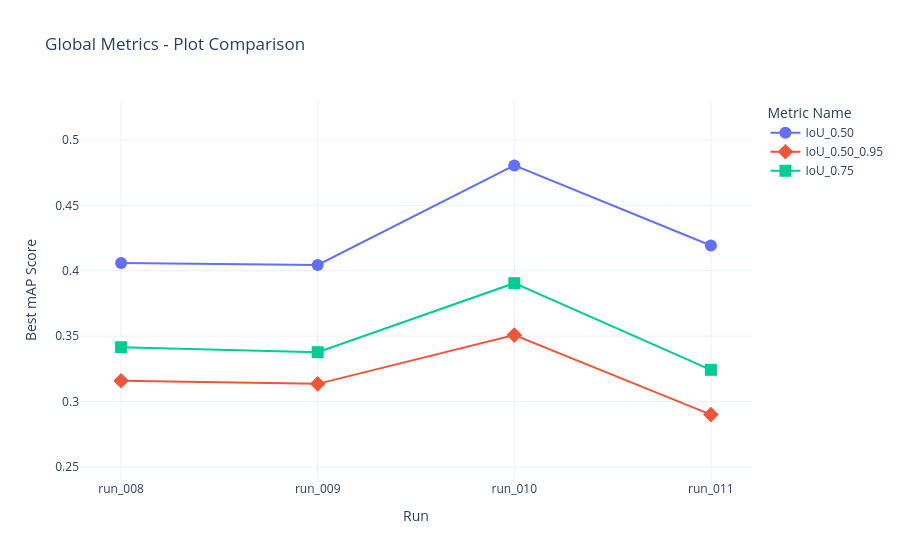
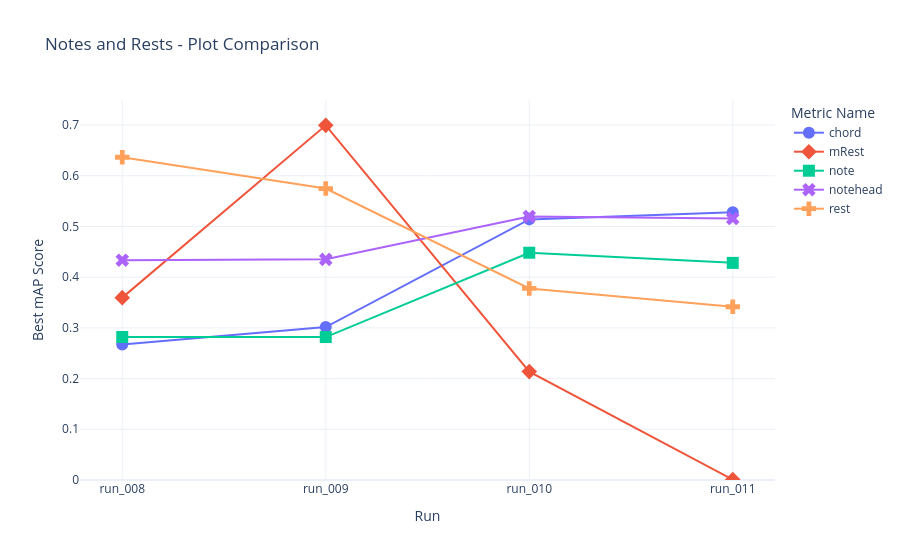
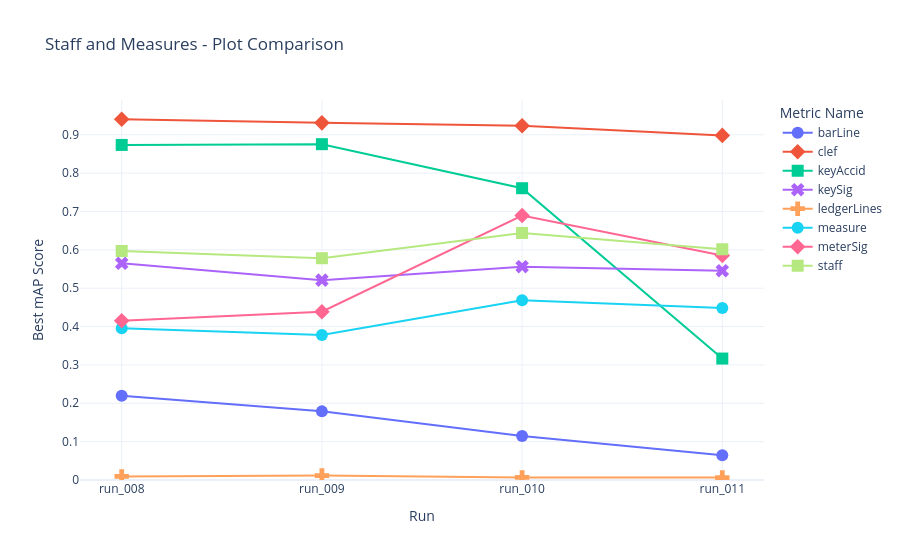
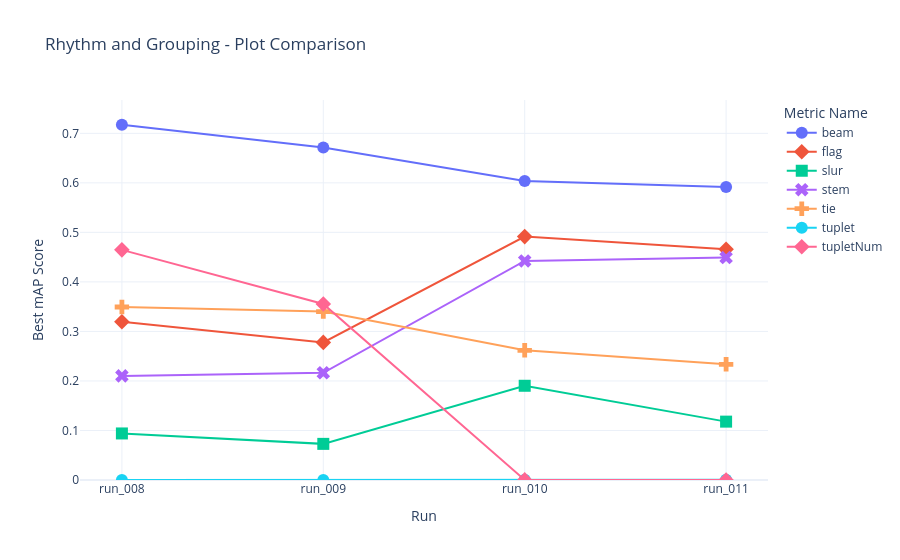

Source (notebook cell) for these figures, in order:
### Markdown cell above
## Evaluation Metrics Summary Table by Hierarchy
Here we extract all custom evaluation metrics (e.g., `mAP` metrics written by `eval.py`) and summarize the best achieved values per run, highlighting the most performant model, grouped by the object hierarchy.

### Code cell
# Extract Custom evaluation metrics
eval_tags = [t for t in df['tag'].unique() if 'mAP' in t or 'eval' in t]
eval_tags = [t for t in eval_tags if t not in ['eval/loss']]

if not eval_tags:
    print("No evaluation metrics (mAP) found in the logs.")
else:
    # Compute best metrics per run
    best_metrics = []
    for tag in eval_tags:
        for run in run_names:
            run_data = df[(df['tag'] == tag) & (df['run'] == run)]
            if not run_data.empty:
                max_val = run_data['value'].max()
                best_metrics.append({'Metric': tag, 'Run': run, 'Best Value': max_val})
                
    best_df = pd.DataFrame(best_metrics)

    # Load hierarchy
    import json
    import plotly.express as px

    hierarchy_path = '../conf/hierarchy.json'
    hierarchy = {}
    if os.path.exists(hierarchy_path):
        with open(hierarchy_path, 'r') as f:
            hierarchy = json.load(f)

    groups = {'Global Metrics': [t for t in eval_tags if t.startswith('mAP/') or not t.startswith('mAP_Class/')]} 
    
    for group_name, classes in hierarchy.items():
        # The tags in the logs are like 'mAP_Class/note'
        group_tags = [f'mAP_Class/{cls}' for cls in classes if f'mAP_Class/{cls}' in eval_tags]
        if group_tags:
            groups[group_name] = group_tags
            
    # Ensure any ungrouped mAP_Class tags are not lost
    grouped_tags = set(sum(groups.values(), []))
    ungrouped = [t for t in eval_tags if t not in grouped_tags]
    if ungrouped:
        groups['Other Classes'] = ungrouped

    # Generate tables and plots per group
    for group_name, tags in groups.items():
        group_df = best_df[best_df['Metric'].isin(tags)].copy()
        if group_df.empty:
            continue
            
        # 1. Summary Table
        summary_df = group_df.pivot(index='Metric', columns='Run', values='Best Value')
        for r in run_names:
            if r not in summary_df.columns:
                summary_df[r] = np.nan
                
        def highlight_max(s):
            is_max = s == s.max()
            return ['font-weight: bold; background-color: #d4edda; color: black' if v else '' for v in is_max]
            
        styled_df = (
            summary_df.style
            .apply(highlight_max, axis=1)
            .format("{:.4f}", na_rep="-")
            .set_caption(f"{group_name.replace('_', ' ')} - Maximum Performance by Model")
            .set_table_styles([
                {'selector': 'th', 'props': [('text-align', 'left'), ('font-size', '14px')]},
                {'selector': 'td', 'props': [('text-align', 'center'), ('font-size', '13px')]},
                {'selector': 'caption', 'props': [('caption-side', 'top'), ('font-size', '16px'), ('font-weight', 'bold')]}
            ])
        )
        display(HTML(styled_df.to_html()))
        
        # 2. Plotly Plot
        # Strip the prefix for cleaner legends and ticks
        group_df['Metric Name'] = group_df['Metric'].str.replace('mAP_Class/', '').str.replace('mAP/', '')
        
        fig = px.line(group_df, x='Run', y='Best Value', color='Metric Name', symbol='Metric Name',
                      markers=True, title=f'{group_name.replace("_", " ")} - Plot Comparison',
                      template='plotly_white')
        # Add some padding to Y axis so markers are not cut off
        fig.update_yaxes(range=[max(0, group_df['Best Value'].min()-0.05), min(1.05, group_df['Best Value'].max()+0.05)])
        fig.update_traces(marker=dict(size=12), line=dict(width=2))
        fig.update_layout(xaxis_title='Run', yaxis_title='Best mAP Score', hovermode='x unified')
        fig.show()

### Figure 1 — Plotly figure (JSON) as saved in the notebook; plotly's stock layout.template omitted (floating-point values rounded to 4 significant figures)
{"data": [{"hovertemplate": "Metric Name=IoU_0.50<br>Run=%{x}<br>Best Value=%{y}<extra></extra>", "legendgroup": "IoU_0.50", "line": {"color": "#636efa", "dash": "solid", "width": 2}, "marker": {"size": 12, "symbol": "circle"}, "mode": "lines+markers", "name": "IoU_0.50", "orientation": "v", "showlegend": true, "type": "scatter", "x": ["run_008", "run_009", "run_010", "run_011"], "xaxis": "x", "y": [0.4059, 0.4044, 0.4805, 0.4193], "yaxis": "y"}, {"hovertemplate": "Metric Name=IoU_0.50_0.95<br>Run=%{x}<br>Best Value=%{y}<extra></extra>", "legendgroup": "IoU_0.50_0.95", "line": {"color": "#EF553B", "dash": "solid", "width": 2}, "marker": {"size": 12, "symbol": "diamond"}, "mode": "lines+markers", "name": "IoU_0.50_0.95", "orientation": "v", "showlegend": true, "type": "scatter", "x": ["run_008", "run_009", "run_010", "run_011"], "xaxis": "x", "y": [0.3159, 0.3135, 0.3508, 0.2901], "yaxis": "y"}, {"hovertemplate": "Metric Name=IoU_0.75<br>Run=%{x}<br>Best Value=%{y}<extra></extra>", "legendgroup": "IoU_0.75", "line": {"color": "#00cc96", "dash": "solid", "width": 2}, "marker": {"size": 12, "symbol": "square"}, "mode": "lines+markers", "name": "IoU_0.75", "orientation": "v", "showlegend": true, "type": "scatter", "x": ["run_008", "run_009", "run_010", "run_011"], "xaxis": "x", "y": [0.3415, 0.3377, 0.3905, 0.3243], "yaxis": "y"}], "layout": {"hovermode": "x unified", "legend": {"title": {"text": "Metric Name"}, "tracegroupgap": 0}, "title": {"text": "Global Metrics - Plot Comparison"}, "xaxis": {"anchor": "y", "domain": [0, 1], "title": {"text": "Run"}}, "yaxis": {"anchor": "x", "domain": [0, 1], "range": [0.2401, 0.5305], "title": {"text": "Best mAP Score"}}}}

### Figure 2 — Plotly figure (JSON) as saved in the notebook; plotly's stock layout.template omitted (floating-point values rounded to 4 significant figures)
{"data": [{"hovertemplate": "Metric Name=chord<br>Run=%{x}<br>Best Value=%{y}<extra></extra>", "legendgroup": "chord", "line": {"color": "#636efa", "dash": "solid", "width": 2}, "marker": {"size": 12, "symbol": "circle"}, "mode": "lines+markers", "name": "chord", "orientation": "v", "showlegend": true, "type": "scatter", "x": ["run_008", "run_009", "run_010", "run_011"], "xaxis": "x", "y": [0.2674, 0.3017, 0.514, 0.5279], "yaxis": "y"}, {"hovertemplate": "Metric Name=mRest<br>Run=%{x}<br>Best Value=%{y}<extra></extra>", "legendgroup": "mRest", "line": {"color": "#EF553B", "dash": "solid", "width": 2}, "marker": {"size": 12, "symbol": "diamond"}, "mode": "lines+markers", "name": "mRest", "orientation": "v", "showlegend": true, "type": "scatter", "x": ["run_008", "run_009", "run_010", "run_011"], "xaxis": "x", "y": [0.3597, 0.6994, 0.2138, 0.0008251], "yaxis": "y"}, {"hovertemplate": "Metric Name=note<br>Run=%{x}<br>Best Value=%{y}<extra></extra>", "legendgroup": "note", "line": {"color": "#00cc96", "dash": "solid", "width": 2}, "marker": {"size": 12, "symbol": "square"}, "mode": "lines+markers", "name": "note", "orientation": "v", "showlegend": true, "type": "scatter", "x": ["run_008", "run_009", "run_010", "run_011"], "xaxis": "x", "y": [0.282, 0.2819, 0.4482, 0.4282], "yaxis": "y"}, {"hovertemplate": "Metric Name=notehead<br>Run=%{x}<br>Best Value=%{y}<extra></extra>", "legendgroup": "notehead", "line": {"color": "#ab63fa", "dash": "solid", "width": 2}, "marker": {"size": 12, "symbol": "x"}, "mode": "lines+markers", "name": "notehead", "orientation": "v", "showlegend": true, "type": "scatter", "x": ["run_008", "run_009", "run_010", "run_011"], "xaxis": "x", "y": [0.4334, 0.4352, 0.5198, 0.5156], "yaxis": "y"}, {"hovertemplate": "Metric Name=rest<br>Run=%{x}<br>Best Value=%{y}<extra></extra>", "legendgroup": "rest", "line": {"color": "#FFA15A", "dash": "solid", "width": 2}, "marker": {"size": 12, "symbol": "cross"}, "mode": "lines+markers", "name": "rest", "orientation": "v", "showlegend": true, "type": "scatter", "x": ["run_008", "run_009", "run_010", "run_011"], "xaxis": "x", "y": [0.6365, 0.5748, 0.3778, 0.3417], "yaxis": "y"}], "layout": {"hovermode": "x unified", "legend": {"title": {"text": "Metric Name"}, "tracegroupgap": 0}, "title": {"text": "Notes and Rests - Plot Comparison"}, "xaxis": {"anchor": "y", "domain": [0, 1], "title": {"text": "Run"}}, "yaxis": {"anchor": "x", "domain": [0, 1], "range": [0, 0.7494], "title": {"text": "Best mAP Score"}}}}

### Figure 3 — Plotly figure (JSON) as saved in the notebook; plotly's stock layout.template omitted (floating-point values rounded to 4 significant figures)
{"data": [{"hovertemplate": "Metric Name=barLine<br>Run=%{x}<br>Best Value=%{y}<extra></extra>", "legendgroup": "barLine", "line": {"color": "#636efa", "dash": "solid", "width": 2}, "marker": {"size": 12, "symbol": "circle"}, "mode": "lines+markers", "name": "barLine", "orientation": "v", "showlegend": true, "type": "scatter", "x": ["run_008", "run_009", "run_010", "run_011"], "xaxis": "x", "y": [0.2199, 0.1789, 0.1147, 0.06473], "yaxis": "y"}, {"hovertemplate": "Metric Name=clef<br>Run=%{x}<br>Best Value=%{y}<extra></extra>", "legendgroup": "clef", "line": {"color": "#EF553B", "dash": "solid", "width": 2}, "marker": {"size": 12, "symbol": "diamond"}, "mode": "lines+markers", "name": "clef", "orientation": "v", "showlegend": true, "type": "scatter", "x": ["run_008", "run_009", "run_010", "run_011"], "xaxis": "x", "y": [0.9406, 0.9311, 0.9236, 0.8982], "yaxis": "y"}, {"hovertemplate": "Metric Name=keyAccid<br>Run=%{x}<br>Best Value=%{y}<extra></extra>", "legendgroup": "keyAccid", "line": {"color": "#00cc96", "dash": "solid", "width": 2}, "marker": {"size": 12, "symbol": "square"}, "mode": "lines+markers", "name": "keyAccid", "orientation": "v", "showlegend": true, "type": "scatter", "x": ["run_008", "run_009", "run_010", "run_011"], "xaxis": "x", "y": [0.8735, 0.8754, 0.7606, 0.3166], "yaxis": "y"}, {"hovertemplate": "Metric Name=keySig<br>Run=%{x}<br>Best Value=%{y}<extra></extra>", "legendgroup": "keySig", "line": {"color": "#ab63fa", "dash": "solid", "width": 2}, "marker": {"size": 12, "symbol": "x"}, "mode": "lines+markers", "name": "keySig", "orientation": "v", "showlegend": true, "type": "scatter", "x": ["run_008", "run_009", "run_010", "run_011"], "xaxis": "x", "y": [0.5648, 0.521, 0.5561, 0.5457], "yaxis": "y"}, {"hovertemplate": "Metric Name=ledgerLines<br>Run=%{x}<br>Best Value=%{y}<extra></extra>", "legendgroup": "ledgerLines", "line": {"color": "#FFA15A", "dash": "solid", "width": 2}, "marker": {"size": 12, "symbol": "cross"}, "mode": "lines+markers", "name": "ledgerLines", "orientation": "v", "showlegend": true, "type": "scatter", "x": ["run_008", "run_009", "run_010", "run_011"], "xaxis": "x", "y": [0.009401, 0.01166, 0.006788, 0.00634], "yaxis": "y"}, {"hovertemplate": "Metric Name=measure<br>Run=%{x}<br>Best Value=%{y}<extra></extra>", "legendgroup": "measure", "line": {"color": "#19d3f3", "dash": "solid", "width": 2}, "marker": {"size": 12, "symbol": "circle"}, "mode": "lines+markers", "name": "measure", "orientation": "v", "showlegend": true, "type": "scatter", "x": ["run_008", "run_009", "run_010", "run_011"], "xaxis": "x", "y": [0.3953, 0.3779, 0.4684, 0.4486], "yaxis": "y"}, {"hovertemplate": "Metric Name=meterSig<br>Run=%{x}<br>Best Value=%{y}<extra></extra>", "legendgroup": "meterSig", "line": {"color": "#FF6692", "dash": "solid", "width": 2}, "marker": {"size": 12, "symbol": "diamond"}, "mode": "lines+markers", "name": "meterSig", "orientation": "v", "showlegend": true, "type": "scatter", "x": ["run_008", "run_009", "run_010", "run_011"], "xaxis": "x", "y": [0.415, 0.4387, 0.6894, 0.5854], "yaxis": "y"}, {"hovertemplate": "Metric Name=staff<br>Run=%{x}<br>Best Value=%{y}<extra></extra>", "legendgroup": "staff", "line": {"color": "#B6E880", "dash": "solid", "width": 2}, "marker": {"size": 12, "symbol": "square"}, "mode": "lines+markers", "name": "staff", "orientation": "v", "showlegend": true, "type": "scatter", "x": ["run_008", "run_009", "run_010", "run_011"], "xaxis": "x", "y": [0.597, 0.5781, 0.644, 0.6015], "yaxis": "y"}], "layout": {"hovermode": "x unified", "legend": {"title": {"text": "Metric Name"}, "tracegroupgap": 0}, "title": {"text": "Staff and Measures - Plot Comparison"}, "xaxis": {"anchor": "y", "domain": [0, 1], "title": {"text": "Run"}}, "yaxis": {"anchor": "x", "domain": [0, 1], "range": [0, 0.9906], "title": {"text": "Best mAP Score"}}}}

### Figure 4 — Plotly figure (JSON) as saved in the notebook; plotly's stock layout.template omitted (floating-point values rounded to 4 significant figures)
{"data": [{"hovertemplate": "Metric Name=beam<br>Run=%{x}<br>Best Value=%{y}<extra></extra>", "legendgroup": "beam", "line": {"color": "#636efa", "dash": "solid", "width": 2}, "marker": {"size": 12, "symbol": "circle"}, "mode": "lines+markers", "name": "beam", "orientation": "v", "showlegend": true, "type": "scatter", "x": ["run_008", "run_009", "run_010", "run_011"], "xaxis": "x", "y": [0.7173, 0.6714, 0.6039, 0.5915], "yaxis": "y"}, {"hovertemplate": "Metric Name=flag<br>Run=%{x}<br>Best Value=%{y}<extra></extra>", "legendgroup": "flag", "line": {"color": "#EF553B", "dash": "solid", "width": 2}, "marker": {"size": 12, "symbol": "diamond"}, "mode": "lines+markers", "name": "flag", "orientation": "v", "showlegend": true, "type": "scatter", "x": ["run_008", "run_009", "run_010", "run_011"], "xaxis": "x", "y": [0.3196, 0.2779, 0.4914, 0.466], "yaxis": "y"}, {"hovertemplate": "Metric Name=slur<br>Run=%{x}<br>Best Value=%{y}<extra></extra>", "legendgroup": "slur", "line": {"color": "#00cc96", "dash": "solid", "width": 2}, "marker": {"size": 12, "symbol": "square"}, "mode": "lines+markers", "name": "slur", "orientation": "v", "showlegend": true, "type": "scatter", "x": ["run_008", "run_009", "run_010", "run_011"], "xaxis": "x", "y": [0.09399, 0.07295, 0.1903, 0.1179], "yaxis": "y"}, {"hovertemplate": "Metric Name=stem<br>Run=%{x}<br>Best Value=%{y}<extra></extra>", "legendgroup": "stem", "line": {"color": "#ab63fa", "dash": "solid", "width": 2}, "marker": {"size": 12, "symbol": "x"}, "mode": "lines+markers", "name": "stem", "orientation": "v", "showlegend": true, "type": "scatter", "x": ["run_008", "run_009", "run_010", "run_011"], "xaxis": "x", "y": [0.2102, 0.2165, 0.4423, 0.4492], "yaxis": "y"}, {"hovertemplate": "Metric Name=tie<br>Run=%{x}<br>Best Value=%{y}<extra></extra>", "legendgroup": "tie", "line": {"color": "#FFA15A", "dash": "solid", "width": 2}, "marker": {"size": 12, "symbol": "cross"}, "mode": "lines+markers", "name": "tie", "orientation": "v", "showlegend": true, "type": "scatter", "x": ["run_008", "run_009", "run_010", "run_011"], "xaxis": "x", "y": [0.3493, 0.34, 0.2619, 0.2337], "yaxis": "y"}, {"hovertemplate": "Metric Name=tuplet<br>Run=%{x}<br>Best Value=%{y}<extra></extra>", "legendgroup": "tuplet", "line": {"color": "#19d3f3", "dash": "solid", "width": 2}, "marker": {"size": 12, "symbol": "circle"}, "mode": "lines+markers", "name": "tuplet", "orientation": "v", "showlegend": true, "type": "scatter", "x": ["run_008", "run_009", "run_010", "run_011"], "xaxis": "x", "y": [0.0, 2.303e-05, 0.0005563, 0.0007517], "yaxis": "y"}, {"hovertemplate": "Metric Name=tupletNum<br>Run=%{x}<br>Best Value=%{y}<extra></extra>", "legendgroup": "tupletNum", "line": {"color": "#FF6692", "dash": "solid", "width": 2}, "marker": {"size": 12, "symbol": "diamond"}, "mode": "lines+markers", "name": "tupletNum", "orientation": "v", "showlegend": true, "type": "scatter", "x": ["run_008", "run_009", "run_010", "run_011"], "xaxis": "x", "y": [0.4647, 0.3554, 0.0001809, 9.752e-05], "yaxis": "y"}], "layout": {"hovermode": "x unified", "legend": {"title": {"text": "Metric Name"}, "tracegroupgap": 0}, "title": {"text": "Rhythm and Grouping - Plot Comparison"}, "xaxis": {"anchor": "y", "domain": [0, 1], "title": {"text": "Run"}}, "yaxis": {"anchor": "x", "domain": [0, 1], "range": [0, 0.7673], "title": {"text": "Best mAP Score"}}}}
